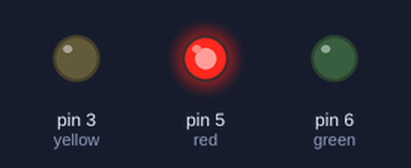
The sketch below on a simulated Arduino Uno, built with avr-gcc and run on an emulated ATmega328P. Parts: output pins drawn as LEDs (lit = HIGH).

Above: at 1.0 s.
At 5.0 s:
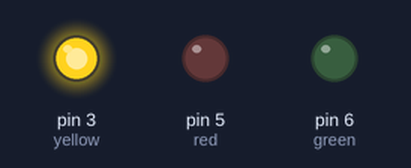
At 9.0 s:
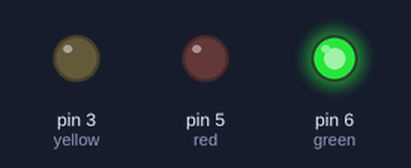
At 11.0 s:
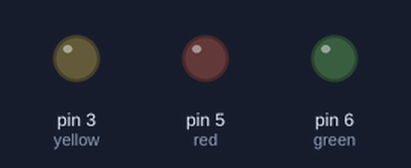
Timing chart, 0 to 15.6 s (numbered marks = the images above):
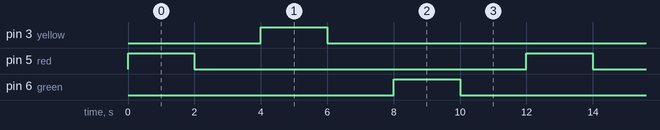

The sketch:

User_Program1_3.ino
```cpp
/*Software 1073 Arduino BoeBots
User Program
Method stubs are pre-made. add your own code to complete the challenge!

Program Task: Cycle the 3 leds of the robot, so that one led turns on, then the next, then the next
Feel free to view the example program within the same folder if you need help!
*/

int red = 5;
int yellow = 3;
int green = 6;
int Delay = 2000;

void cycle(int led){
  digitalWrite(led, HIGH);
  delay(Delay);
  digitalWrite(led, LOW);
  delay(Delay);
}

void setup(){
 pinMode(red, OUTPUT);
 pinMode(yellow, OUTPUT);
 pinMode(green, OUTPUT);
}

void loop(){
  cycle(red);
  cycle(yellow);
  cycle(green);

}
```

Measured:
- by itself, pin 3 (yellow), pin 5 (red), pin 6 (green): alternates HIGH for 2.0 s and LOW for 10.0 s
- by itself, everything shown: repeats every 12.0 s, in 6 steps
